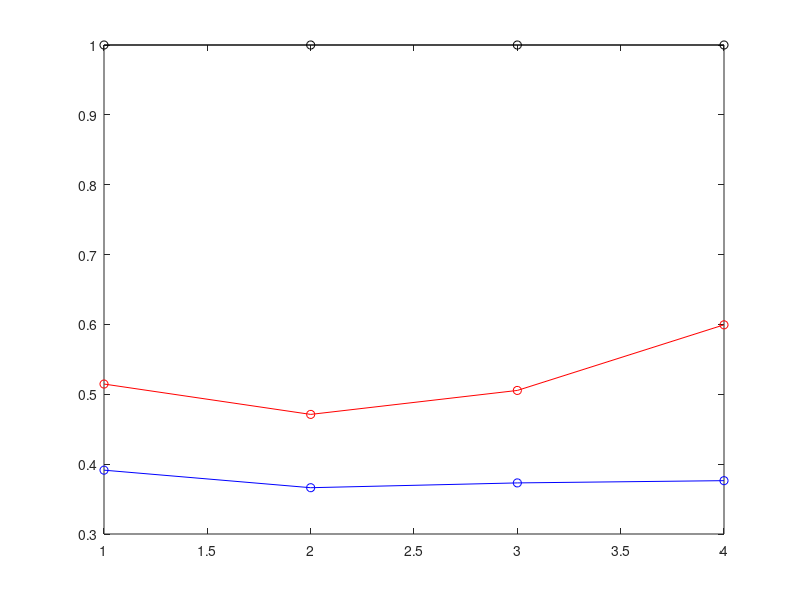

Reproduce this figure in MATLAB.
x = linspace(1,4,4);
%Shimming
a = [0.54644 0.57105 0.46291 0.33384]
%MLS
b = [0.41515 0.54495 0.47663 0.25317]
%PhaseOnly
c = [0.27207 0.26399 0.26139 0.23678]

%Shimming
d = [0.51467 0.47121 0.50551 0.59943]
%MLS
e = [0.39138 0.36627 0.37314 0.37636]
%PhaseOnly
f = [1 1 1 1]

figure; plot(x,d,'ro-');hold on;plot(x,e,'bo-');hold on;plot(x,f,'ko-');hold on;